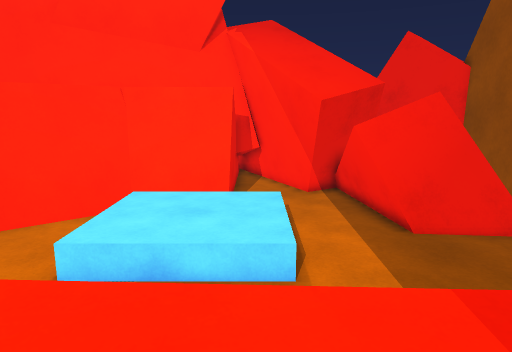
view 1 (above)

16 first-person views from a walk through a scene from a Unity 3-D project. The camera is 1.5 m above the floor, tilts 10° down and sees 70° across. The floor is counted in squares, 0.5 m on a side. Each view is taken from the middle of a square. On the plan, view 1 faces up. The plan holds only what a view shows up to about 20 squares ahead; the rest is blank. The place goes on beyond the plan. The player is left out.

view 2
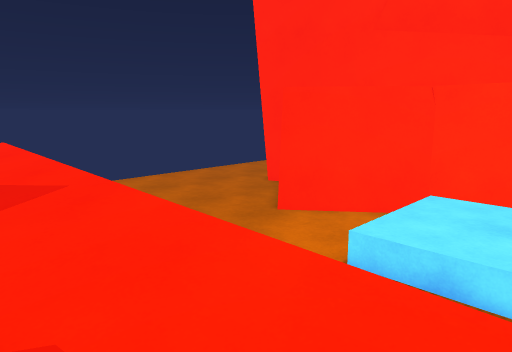

view 3
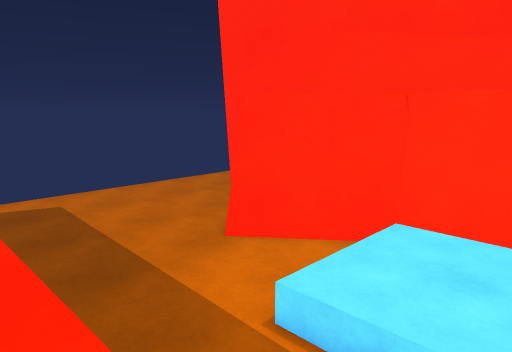

view 4
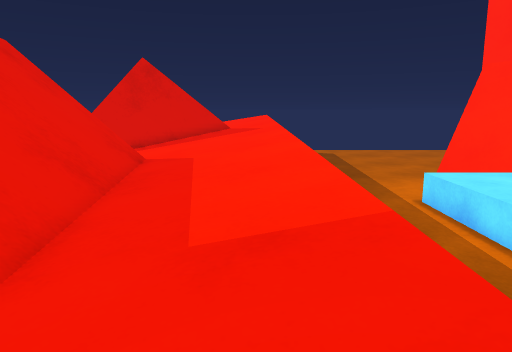

view 5
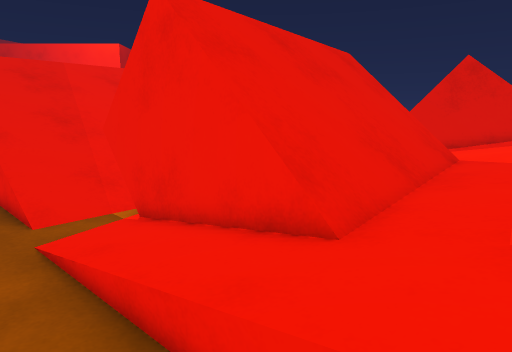

view 6
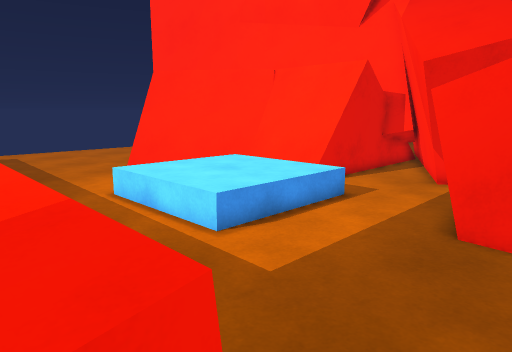

view 7
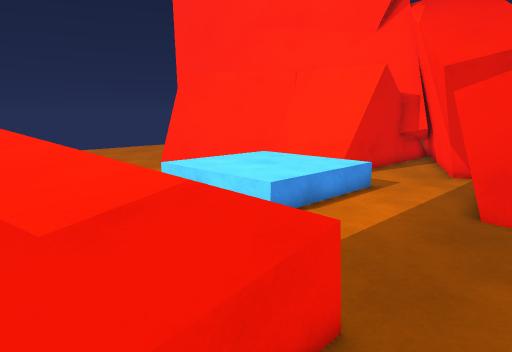

view 8
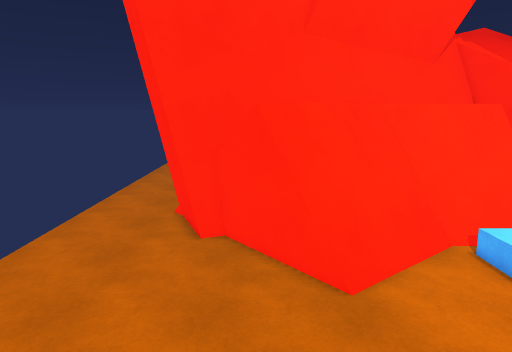

view 9
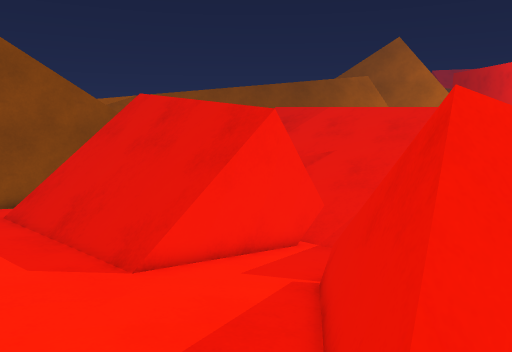

view 10
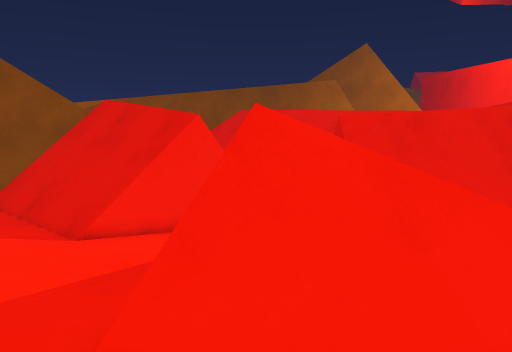

view 11
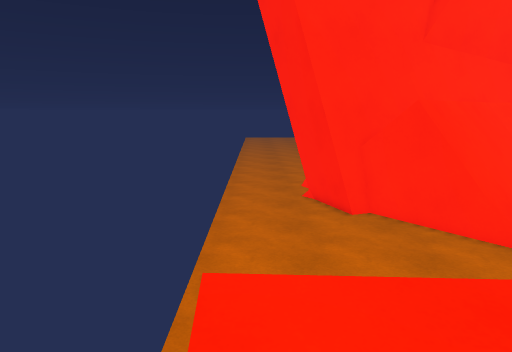

view 12
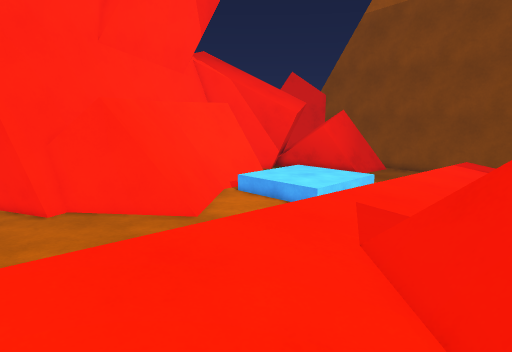

view 13
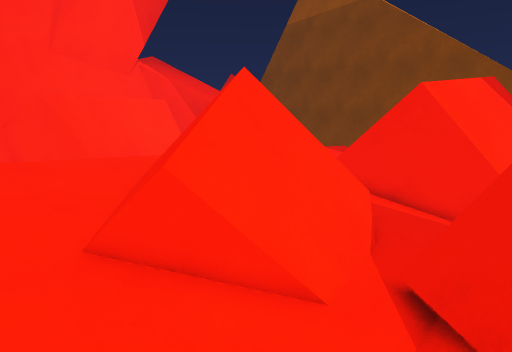

view 14
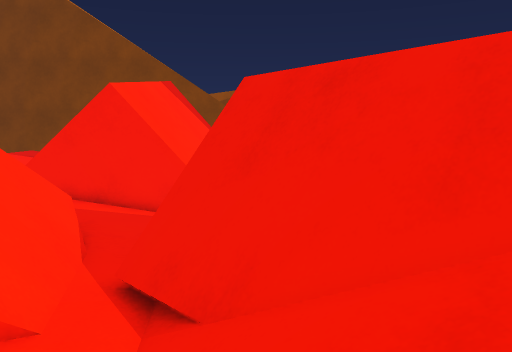

view 15
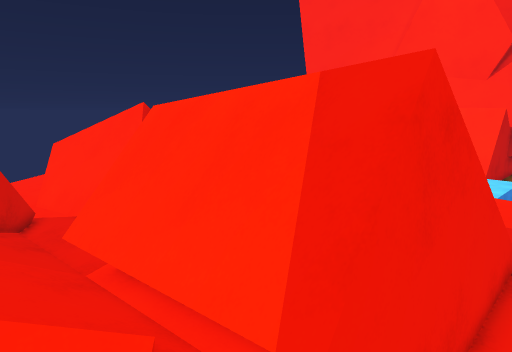

view 16
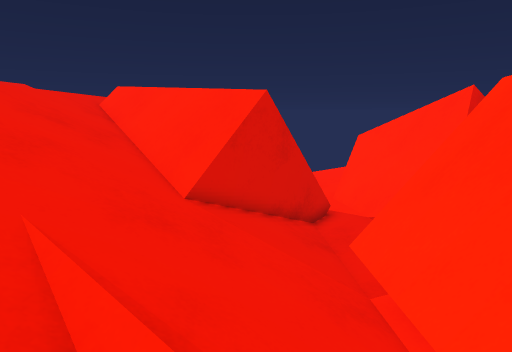

### Floor plan
Key: @ floor where view 1 was taken; # wall or solid block; x gap in a wall; . main floor; : floor 0.25 m higher than the main floor; + floor 0.5 m higher than the main floor; * floor 0.75 m higher than the main floor; % floor 1 m higher than the main floor; & floor 1.25 m higher than the main floor; $ floor 1.5 m higher than the main floor; / step, stairs or slope; = window, fence, low wall or low ledge; ^ raised ledge; v drop or lower ground.
Columns run from 21 left of view 1 to 8 right of it. Each row starts with its distance up from view 1.
 23                     ###
 22                     ###
 21 ....                #.##
 20 ....#               #.####
 19 ....##              #..####
 18 ....##        #######..####
 17 .....###     #######=...#^^
 16 .......##  ####======....^^
 15 ........#####^=#....  ...^#
 14 .........###^=#./+++++/..#####
 13 .........##==.../+++++/...=###
 12 ..........=#..../+++++/.......
 11 ................/+++++/.......
 10 ................/+++++/.......
  9 ................/+++++/......
  8 .............................
  7 .............................
  6 ................         ....
  5                =========.===.
  4 x =============%%%%%%******.
  3 .&&%%%%%%%%%%%%%%%********+...
  2 .%%%%%%%%%%%%%*********++++/
  1    %%%%##%%********++++++++/ .
  0    %%%%=^=******+++++@+++++/
 -1  % %**=^#=***++//////////::/.
 -2  ****#^###=++++=////////v::/.
 -3   **#=#####=+++=////////v../.
 -4   *+=#######=+:v////////=../.
 -5   ++=#######=::v////////v....
 -6   ++#=#^^===:::# ///////#....
 -7    +::==#:::...##vvvvvv##...
 -8     ::::/=.....=#########//.
 -9       ./=^#////=========#//.
-10       /#^###//////// ///////
-11  /   //=^###////////   /////
-12     ///=^v///////////  ////
-13     //$^=//////////// /////
-14     //==///////////////////
-15       =#///////////  //////
-16       ////////////  //////
-17      x///////////   //////
-18      /////////       /////
-19      ////////         ////

Where each view was taken, in squares from view 1:
view 1: 0 up, 0 right, facing up
view 2: 0 up, 0 right, facing up-left
view 3: 3 up, 0 right, facing up-left
view 4: 3 up, 7 right, facing left
view 5: 3 up, 8 right, facing down-left
view 6: 3 up, 8 right, facing up-left
view 7: 1 up, 8 right, facing up-left
view 8: 2 up, 13 left, facing up
view 9: 3 up, 14 left, facing down-right
view 10: 3 up, 18 left, facing down-right
view 11: 1 down, 20 left, facing up
view 12: 2 down, 20 left, facing up-right
view 13: 11 down, 20 left, facing up-right
view 14: 11 down, 20 left, facing right
view 15: 12 down, 5 right, facing up-left
view 16: 11 down, 2 right, facing left
